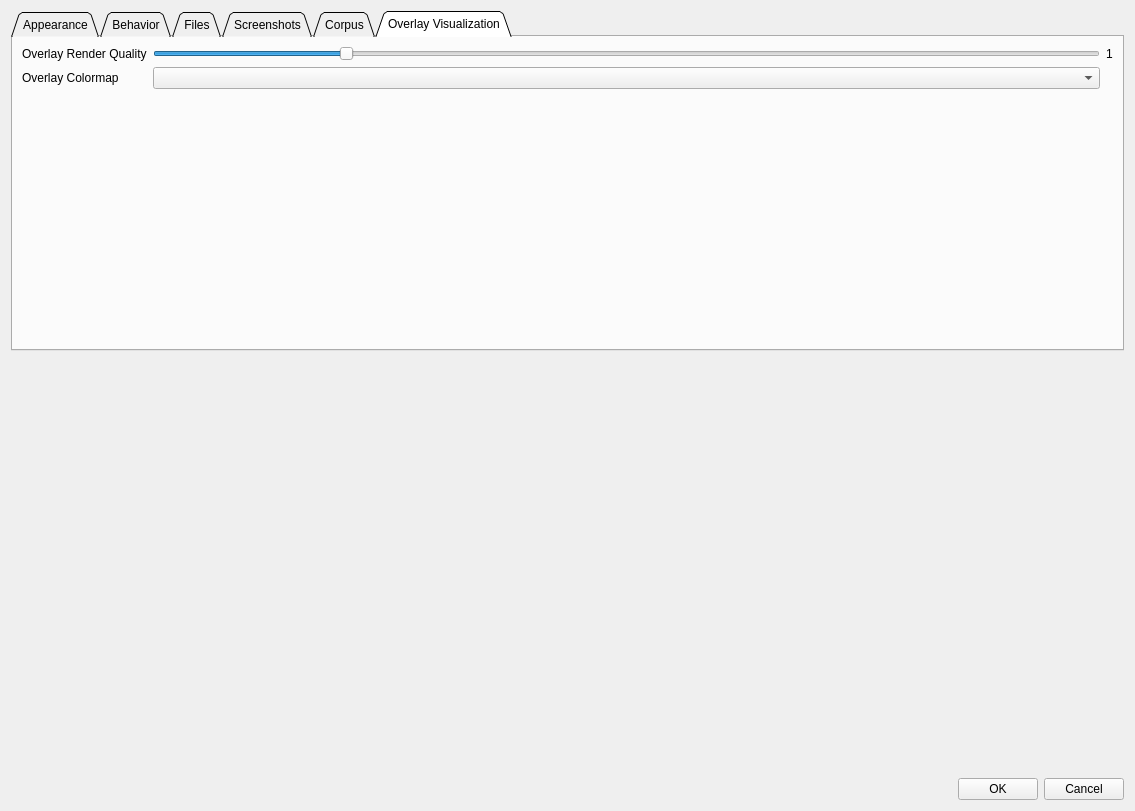
<?xml version="1.0" encoding="UTF-8"?>
<ui version="4.0">
 <class>DialogPreferences</class>
 <widget class="QDialog" name="DialogPreferences">
  <property name="geometry">
   <rect>
    <x>0</x>
    <y>0</y>
    <width>1135</width>
    <height>811</height>
   </rect>
  </property>
  <property name="windowTitle">
   <string>Preferences</string>
  </property>
  <layout class="QVBoxLayout" name="verticalLayout">
   <item>
    <widget class="QTabWidget" name="tabWidget">
     <property name="sizePolicy">
      <sizepolicy hsizetype="Expanding" vsizetype="Preferred">
       <horstretch>0</horstretch>
       <verstretch>0</verstretch>
      </sizepolicy>
     </property>
     <property name="minimumSize">
      <size>
       <width>0</width>
       <height>0</height>
      </size>
     </property>
     <property name="tabPosition">
      <enum>QTabWidget::North</enum>
     </property>
     <property name="tabShape">
      <enum>QTabWidget::Triangular</enum>
     </property>
     <property name="currentIndex">
      <number>5</number>
     </property>
     <property name="elideMode">
      <enum>Qt::ElideNone</enum>
     </property>
     <widget class="QWidget" name="tab">
      <attribute name="title">
       <string>Appearance</string>
      </attribute>
      <layout class="QVBoxLayout" name="verticalLayout_2">
       <property name="leftMargin">
        <number>12</number>
       </property>
       <property name="topMargin">
        <number>12</number>
       </property>
       <property name="rightMargin">
        <number>12</number>
       </property>
       <property name="bottomMargin">
        <number>12</number>
       </property>
       <item>
        <layout class="QFormLayout" name="form_Global">
         <item row="0" column="0">
          <widget class="QLabel" name="label_2">
           <property name="text">
            <string>&lt;h2&gt;Global</string>
           </property>
          </widget>
         </item>
         <item row="1" column="0">
          <widget class="QLabel" name="label">
           <property name="text">
            <string>Theme:</string>
           </property>
          </widget>
         </item>
         <item row="1" column="1">
          <widget class="QComboBox" name="comboBox"/>
         </item>
         <item row="2" column="1">
          <widget class="QFontComboBox" name="font_Picker">
           <property name="currentText">
            <string>Lucida Console</string>
           </property>
          </widget>
         </item>
         <item row="2" column="0">
          <widget class="QLabel" name="label_18">
           <property name="text">
            <string>Font:</string>
           </property>
          </widget>
         </item>
         <item row="3" column="0">
          <widget class="QLabel" name="label_19">
           <property name="text">
            <string>Font Size</string>
           </property>
          </widget>
         </item>
         <item row="3" column="1">
          <widget class="QSpinBox" name="spinBox_FontSize">
           <property name="minimum">
            <number>5</number>
           </property>
           <property name="value">
            <number>12</number>
           </property>
          </widget>
         </item>
        </layout>
       </item>
      </layout>
     </widget>
     <widget class="QWidget" name="tab_4">
      <attribute name="title">
       <string>Behavior</string>
      </attribute>
      <layout class="QVBoxLayout" name="verticalLayout_4">
       <item>
        <layout class="QVBoxLayout" name="verticalLayout_6">
         <item>
          <layout class="QGridLayout" name="gridLayout">
           <item row="7" column="0">
            <widget class="QLabel" name="label_29">
             <property name="sizePolicy">
              <sizepolicy hsizetype="Maximum" vsizetype="Preferred">
               <horstretch>0</horstretch>
               <verstretch>0</verstretch>
              </sizepolicy>
             </property>
             <property name="minimumSize">
              <size>
               <width>150</width>
               <height>0</height>
              </size>
             </property>
             <property name="text">
              <string>Start Colormetry Automatically:</string>
             </property>
            </widget>
           </item>
           <item row="4" column="0">
            <widget class="QLabel" name="label_20">
             <property name="text">
              <string>&lt;html&gt;&lt;head/&gt;&lt;body&gt;&lt;p&gt;&lt;span style=&quot; font-size:10pt; font-weight:600;&quot;&gt;Player&lt;/span&gt;&lt;/p&gt;&lt;/body&gt;&lt;/html&gt;</string>
             </property>
            </widget>
           </item>
           <item row="2" column="0">
            <widget class="QLabel" name="label_10">
             <property name="minimumSize">
              <size>
               <width>150</width>
               <height>0</height>
              </size>
             </property>
             <property name="text">
              <string>Grid Size</string>
             </property>
             <property name="alignment">
              <set>Qt::AlignRight|Qt::AlignTrailing|Qt::AlignVCenter</set>
             </property>
            </widget>
           </item>
           <item row="8" column="0">
            <widget class="QLabel" name="label_25">
             <property name="text">
              <string>&lt;html&gt;&lt;head/&gt;&lt;body&gt;&lt;p&gt;&lt;span style=&quot; font-size:10pt; font-weight:600;&quot;&gt;Experiments&lt;/span&gt;&lt;/p&gt;&lt;/body&gt;&lt;/html&gt;</string>
             </property>
            </widget>
           </item>
           <item row="6" column="0">
            <widget class="QLabel" name="label_28">
             <property name="text">
              <string>&lt;html&gt;&lt;head/&gt;&lt;body&gt;&lt;p&gt;&lt;span style=&quot; font-size:10pt; font-weight:600;&quot;&gt;Colorimetry&lt;/span&gt;&lt;/p&gt;&lt;/body&gt;&lt;/html&gt;</string>
             </property>
            </widget>
           </item>
           <item row="2" column="1">
            <widget class="QSpinBox" name="spinBox_GridSize">
             <property name="sizePolicy">
              <sizepolicy hsizetype="Expanding" vsizetype="Fixed">
               <horstretch>0</horstretch>
               <verstretch>0</verstretch>
              </sizepolicy>
             </property>
             <property name="minimum">
              <number>1</number>
             </property>
             <property name="maximum">
              <number>100000</number>
             </property>
             <property name="singleStep">
              <number>10</number>
             </property>
             <property name="value">
              <number>10000</number>
             </property>
            </widget>
           </item>
           <item row="3" column="1">
            <widget class="QSpinBox" name="spinBox_EarlyStop">
             <property name="minimum">
              <number>10</number>
             </property>
             <property name="maximum">
              <number>5000</number>
             </property>
             <property name="singleStep">
              <number>1000</number>
             </property>
            </widget>
           </item>
           <item row="7" column="1">
            <widget class="QCheckBox" name="checkBox_AutoColormetry">
             <property name="text">
              <string>Active</string>
             </property>
            </widget>
           </item>
           <item row="10" column="1">
            <widget class="QCheckBox" name="checkBoxUsePipelines">
             <property name="text">
              <string>Use Pipelines</string>
             </property>
            </widget>
           </item>
           <item row="2" column="2">
            <widget class="QLabel" name="label_11">
             <property name="sizePolicy">
              <sizepolicy hsizetype="Expanding" vsizetype="Preferred">
               <horstretch>0</horstretch>
               <verstretch>0</verstretch>
              </sizepolicy>
             </property>
             <property name="text">
              <string>ms</string>
             </property>
            </widget>
           </item>
           <item row="5" column="1">
            <widget class="QComboBox" name="comboBox_Source">
             <property name="sizePolicy">
              <sizepolicy hsizetype="Expanding" vsizetype="Fixed">
               <horstretch>0</horstretch>
               <verstretch>0</verstretch>
              </sizepolicy>
             </property>
             <item>
              <property name="text">
               <string>Always VLC</string>
              </property>
             </item>
             <item>
              <property name="text">
               <string>Always OpenCV</string>
              </property>
             </item>
             <item>
              <property name="text">
               <string>Timeline Scale Dependent</string>
              </property>
             </item>
            </widget>
           </item>
           <item row="3" column="0">
            <widget class="QLabel" name="label_30">
             <property name="text">
              <string>Early Stop:</string>
             </property>
             <property name="alignment">
              <set>Qt::AlignRight|Qt::AlignTrailing|Qt::AlignVCenter</set>
             </property>
            </widget>
           </item>
           <item row="5" column="0">
            <widget class="QLabel" name="label_21">
             <property name="minimumSize">
              <size>
               <width>150</width>
               <height>0</height>
              </size>
             </property>
             <property name="text">
              <string>OpenCV per Frame</string>
             </property>
             <property name="alignment">
              <set>Qt::AlignRight|Qt::AlignTrailing|Qt::AlignVCenter</set>
             </property>
            </widget>
           </item>
           <item row="9" column="1">
            <widget class="QCheckBox" name="checkBoxMultiExperiments">
             <property name="text">
              <string>Allow Multiple Experiments</string>
             </property>
            </widget>
           </item>
           <item row="1" column="0">
            <widget class="QLabel" name="label_12">
             <property name="text">
              <string>&lt;html&gt;&lt;head/&gt;&lt;body&gt;&lt;p&gt;&lt;span style=&quot; font-size:10pt; font-weight:600;&quot;&gt;Timeline&lt;/span&gt;&lt;/p&gt;&lt;/body&gt;&lt;/html&gt;</string>
             </property>
            </widget>
           </item>
           <item row="3" column="2">
            <widget class="QLabel" name="label_31">
             <property name="text">
              <string>ms</string>
             </property>
            </widget>
           </item>
           <item row="12" column="0">
            <widget class="QLabel" name="label_26">
             <property name="text">
              <string>Maximal Frame width during Computation</string>
             </property>
            </widget>
           </item>
           <item row="12" column="1">
            <widget class="QSpinBox" name="spinBox_ProcessingWidth">
             <property name="minimum">
              <number>100</number>
             </property>
             <property name="maximum">
              <number>12000</number>
             </property>
             <property name="value">
              <number>1920</number>
             </property>
            </widget>
           </item>
           <item row="11" column="0">
            <widget class="QLabel" name="label_27">
             <property name="text">
              <string>&lt;html&gt;&lt;head/&gt;&lt;body&gt;&lt;p&gt;&lt;span style=&quot; font-size:10pt; font-weight:600;&quot;&gt;Analysis&lt;/span&gt;&lt;/p&gt;&lt;/body&gt;&lt;/html&gt;</string>
             </property>
            </widget>
           </item>
          </layout>
         </item>
        </layout>
       </item>
      </layout>
     </widget>
     <widget class="QWidget" name="tab_3">
      <attribute name="title">
       <string>Files</string>
      </attribute>
      <layout class="QVBoxLayout" name="verticalLayout_3">
       <property name="leftMargin">
        <number>12</number>
       </property>
       <property name="topMargin">
        <number>12</number>
       </property>
       <property name="rightMargin">
        <number>12</number>
       </property>
       <property name="bottomMargin">
        <number>12</number>
       </property>
       <item>
        <layout class="QVBoxLayout" name="verticalLayout_7">
         <item>
          <widget class="QLabel" name="label_16">
           <property name="text">
            <string>&lt;html&gt;&lt;head/&gt;&lt;body&gt;&lt;p&gt;&lt;span style=&quot; font-size:x-large; font-weight:600;&quot;&gt;Paths&lt;/span&gt;&lt;/p&gt;&lt;/body&gt;&lt;/html&gt;</string>
           </property>
          </widget>
         </item>
         <item>
          <layout class="QHBoxLayout" name="horizontalLayout_4">
           <item>
            <widget class="QLabel" name="label_17">
             <property name="minimumSize">
              <size>
               <width>150</width>
               <height>0</height>
              </size>
             </property>
             <property name="text">
              <string>Project Root:</string>
             </property>
             <property name="alignment">
              <set>Qt::AlignRight|Qt::AlignTrailing|Qt::AlignVCenter</set>
             </property>
            </widget>
           </item>
           <item>
            <widget class="QLineEdit" name="lineEdit_ProjectsFolder"/>
           </item>
           <item>
            <widget class="QPushButton" name="btn_BrowseProjectsFolder">
             <property name="text">
              <string>Browse</string>
             </property>
            </widget>
           </item>
          </layout>
         </item>
         <item>
          <widget class="QLabel" name="label_3">
           <property name="text">
            <string>&lt;h2&gt;Autosave</string>
           </property>
          </widget>
         </item>
         <item>
          <layout class="QHBoxLayout" name="horizontalLayout_8">
           <item>
            <widget class="QLabel" name="label_4">
             <property name="minimumSize">
              <size>
               <width>150</width>
               <height>0</height>
              </size>
             </property>
             <property name="text">
              <string>Autosave:</string>
             </property>
             <property name="alignment">
              <set>Qt::AlignRight|Qt::AlignTrailing|Qt::AlignVCenter</set>
             </property>
            </widget>
           </item>
           <item>
            <widget class="QCheckBox" name="checkBox_Autosave">
             <property name="sizePolicy">
              <sizepolicy hsizetype="Expanding" vsizetype="Fixed">
               <horstretch>0</horstretch>
               <verstretch>0</verstretch>
              </sizepolicy>
             </property>
             <property name="text">
              <string/>
             </property>
             <property name="checked">
              <bool>false</bool>
             </property>
            </widget>
           </item>
          </layout>
         </item>
         <item>
          <layout class="QHBoxLayout" name="horizontalLayout_9">
           <item>
            <widget class="QLabel" name="label_5">
             <property name="minimumSize">
              <size>
               <width>150</width>
               <height>0</height>
              </size>
             </property>
             <property name="text">
              <string>Time until Autosave:</string>
             </property>
             <property name="alignment">
              <set>Qt::AlignRight|Qt::AlignTrailing|Qt::AlignVCenter</set>
             </property>
            </widget>
           </item>
           <item>
            <widget class="QSpinBox" name="spinBox_AutosaveTime">
             <property name="sizePolicy">
              <sizepolicy hsizetype="Expanding" vsizetype="Fixed">
               <horstretch>0</horstretch>
               <verstretch>0</verstretch>
              </sizepolicy>
             </property>
            </widget>
           </item>
          </layout>
         </item>
         <item>
          <widget class="QLabel" name="label_22">
           <property name="text">
            <string>&lt;html&gt;&lt;head/&gt;&lt;body&gt;&lt;p&gt;&lt;span style=&quot; font-size:x-large; font-weight:600;&quot;&gt;Update&lt;/span&gt;&lt;/p&gt;&lt;/body&gt;&lt;/html&gt;</string>
           </property>
          </widget>
         </item>
         <item>
          <layout class="QHBoxLayout" name="horizontalLayout_5">
           <item>
            <widget class="QLabel" name="label_23">
             <property name="minimumSize">
              <size>
               <width>150</width>
               <height>0</height>
              </size>
             </property>
             <property name="text">
              <string>Update Path:</string>
             </property>
             <property name="alignment">
              <set>Qt::AlignRight|Qt::AlignTrailing|Qt::AlignVCenter</set>
             </property>
            </widget>
           </item>
           <item>
            <widget class="QLineEdit" name="lineEdit_UpdateSource"/>
           </item>
          </layout>
         </item>
        </layout>
       </item>
       <item>
        <widget class="Line" name="line">
         <property name="orientation">
          <enum>Qt::Horizontal</enum>
         </property>
        </widget>
       </item>
      </layout>
     </widget>
     <widget class="QWidget" name="tab_2">
      <attribute name="title">
       <string>Screenshots</string>
      </attribute>
      <layout class="QVBoxLayout" name="verticalLayout_8">
       <property name="sizeConstraint">
        <enum>QLayout::SetDefaultConstraint</enum>
       </property>
       <property name="leftMargin">
        <number>12</number>
       </property>
       <property name="topMargin">
        <number>12</number>
       </property>
       <property name="rightMargin">
        <number>12</number>
       </property>
       <property name="bottomMargin">
        <number>12</number>
       </property>
       <item>
        <widget class="QLabel" name="label_7">
         <property name="text">
          <string>&lt;html&gt;&lt;head/&gt;&lt;body&gt;&lt;p&gt;&lt;span style=&quot; font-size:12pt; font-weight:600;&quot;&gt;General&lt;/span&gt;&lt;/p&gt;&lt;/body&gt;&lt;/html&gt;</string>
         </property>
        </widget>
       </item>
       <item>
        <layout class="QHBoxLayout" name="horizontalLayout_10">
         <item>
          <widget class="QLabel" name="label_9">
           <property name="minimumSize">
            <size>
             <width>150</width>
             <height>0</height>
            </size>
           </property>
           <property name="text">
            <string>Save Screenshots Static:</string>
           </property>
           <property name="alignment">
            <set>Qt::AlignRight|Qt::AlignTrailing|Qt::AlignVCenter</set>
           </property>
          </widget>
         </item>
         <item>
          <widget class="QCheckBox" name="checkBox_scrStaticSave">
           <property name="sizePolicy">
            <sizepolicy hsizetype="Expanding" vsizetype="Fixed">
             <horstretch>0</horstretch>
             <verstretch>0</verstretch>
            </sizepolicy>
           </property>
           <property name="text">
            <string/>
           </property>
          </widget>
         </item>
        </layout>
       </item>
       <item>
        <widget class="QLabel" name="label_6">
         <property name="text">
          <string>&lt;html&gt;&lt;head/&gt;&lt;body&gt;&lt;p&gt;&lt;span style=&quot; font-size:x-large; font-weight:600;&quot;&gt;Export&lt;/span&gt;&lt;/p&gt;&lt;/body&gt;&lt;/html&gt;</string>
         </property>
        </widget>
       </item>
       <item>
        <layout class="QHBoxLayout" name="horizontalLayout_11">
         <item>
          <widget class="QLabel" name="label_8">
           <property name="sizePolicy">
            <sizepolicy hsizetype="Preferred" vsizetype="Expanding">
             <horstretch>0</horstretch>
             <verstretch>0</verstretch>
            </sizepolicy>
           </property>
           <property name="minimumSize">
            <size>
             <width>150</width>
             <height>0</height>
            </size>
           </property>
           <property name="text">
            <string>Naming Convention:</string>
           </property>
           <property name="alignment">
            <set>Qt::AlignRight|Qt::AlignTop|Qt::AlignTrailing</set>
           </property>
          </widget>
         </item>
         <item>
          <layout class="QVBoxLayout" name="verticalLayout_5">
           <item>
            <widget class="QWidget" name="widget_naming_convention" native="true">
             <layout class="QHBoxLayout" name="horizontalLayout_2">
              <item>
               <widget class="QComboBox" name="cB_Naming1">
                <property name="sizePolicy">
                 <sizepolicy hsizetype="Expanding" vsizetype="Fixed">
                  <horstretch>0</horstretch>
                  <verstretch>0</verstretch>
                 </sizepolicy>
                </property>
               </widget>
              </item>
              <item>
               <widget class="QComboBox" name="cB_Naming2">
                <property name="sizePolicy">
                 <sizepolicy hsizetype="Expanding" vsizetype="Fixed">
                  <horstretch>0</horstretch>
                  <verstretch>0</verstretch>
                 </sizepolicy>
                </property>
               </widget>
              </item>
              <item>
               <widget class="QComboBox" name="cB_Naming3">
                <property name="sizePolicy">
                 <sizepolicy hsizetype="Expanding" vsizetype="Fixed">
                  <horstretch>0</horstretch>
                  <verstretch>0</verstretch>
                 </sizepolicy>
                </property>
               </widget>
              </item>
             </layout>
            </widget>
           </item>
           <item>
            <layout class="QHBoxLayout" name="horizontalLayout_6">
             <property name="leftMargin">
              <number>9</number>
             </property>
             <property name="topMargin">
              <number>9</number>
             </property>
             <property name="rightMargin">
              <number>9</number>
             </property>
             <property name="bottomMargin">
              <number>9</number>
             </property>
             <item>
              <widget class="QComboBox" name="cB_Naming4">
               <property name="sizePolicy">
                <sizepolicy hsizetype="Expanding" vsizetype="Fixed">
                 <horstretch>0</horstretch>
                 <verstretch>0</verstretch>
                </sizepolicy>
               </property>
              </widget>
             </item>
             <item>
              <widget class="QComboBox" name="cB_Naming5">
               <property name="sizePolicy">
                <sizepolicy hsizetype="Expanding" vsizetype="Fixed">
                 <horstretch>0</horstretch>
                 <verstretch>0</verstretch>
                </sizepolicy>
               </property>
              </widget>
             </item>
             <item>
              <widget class="QComboBox" name="cB_Naming6">
               <property name="sizePolicy">
                <sizepolicy hsizetype="Expanding" vsizetype="Fixed">
                 <horstretch>0</horstretch>
                 <verstretch>0</verstretch>
                </sizepolicy>
               </property>
              </widget>
             </item>
            </layout>
           </item>
          </layout>
         </item>
        </layout>
       </item>
      </layout>
     </widget>
     <widget class="QWidget" name="tabCorpus">
      <attribute name="title">
       <string>Corpus</string>
      </attribute>
      <layout class="QVBoxLayout" name="verticalLayout_9">
       <item>
        <layout class="QHBoxLayout" name="horizontalLayout_12">
         <item>
          <widget class="QLabel" name="label_24">
           <property name="minimumSize">
            <size>
             <width>150</width>
             <height>0</height>
            </size>
           </property>
           <property name="text">
            <string>User Name</string>
           </property>
           <property name="alignment">
            <set>Qt::AlignRight|Qt::AlignTrailing|Qt::AlignVCenter</set>
           </property>
          </widget>
         </item>
         <item>
          <widget class="QLineEdit" name="lineEdit_UserName"/>
         </item>
        </layout>
       </item>
       <item>
        <layout class="QHBoxLayout" name="horizontalLayout_13">
         <item>
          <widget class="QLabel" name="label_13">
           <property name="minimumSize">
            <size>
             <width>150</width>
             <height>0</height>
            </size>
           </property>
           <property name="text">
            <string>Corpus IP:</string>
           </property>
           <property name="alignment">
            <set>Qt::AlignRight|Qt::AlignTrailing|Qt::AlignVCenter</set>
           </property>
          </widget>
         </item>
         <item>
          <widget class="QLineEdit" name="lineEdit_CorpusIP"/>
         </item>
        </layout>
       </item>
       <item>
        <layout class="QHBoxLayout" name="horizontalLayout_14">
         <item>
          <widget class="QLabel" name="label_14">
           <property name="minimumSize">
            <size>
             <width>150</width>
             <height>0</height>
            </size>
           </property>
           <property name="text">
            <string>Corpus Port:</string>
           </property>
           <property name="alignment">
            <set>Qt::AlignRight|Qt::AlignTrailing|Qt::AlignVCenter</set>
           </property>
          </widget>
         </item>
         <item>
          <widget class="QLineEdit" name="lineEdit_CorpusPort"/>
         </item>
        </layout>
       </item>
       <item>
        <layout class="QHBoxLayout" name="horizontalLayout_15">
         <item>
          <widget class="QLabel" name="label_15">
           <property name="minimumSize">
            <size>
             <width>150</width>
             <height>0</height>
            </size>
           </property>
           <property name="text">
            <string>Corpus Password:</string>
           </property>
           <property name="alignment">
            <set>Qt::AlignRight|Qt::AlignTrailing|Qt::AlignVCenter</set>
           </property>
          </widget>
         </item>
         <item>
          <widget class="QLineEdit" name="lineEdit_CorpusPW"/>
         </item>
        </layout>
       </item>
      </layout>
     </widget>
     <widget class="QWidget" name="tab_5">
      <attribute name="title">
       <string>Overlay Visualization</string>
      </attribute>
      <layout class="QGridLayout" name="gridLayout_2">
       <property name="sizeConstraint">
        <enum>QLayout::SetMaximumSize</enum>
       </property>
       <item row="0" column="2">
        <widget class="QLabel" name="labelOverlayQuality">
         <property name="text">
          <string>1</string>
         </property>
        </widget>
       </item>
       <item row="1" column="0">
        <widget class="QLabel" name="label_34">
         <property name="text">
          <string>Overlay Colormap</string>
         </property>
        </widget>
       </item>
       <item row="0" column="0">
        <widget class="QLabel" name="label_32">
         <property name="text">
          <string>Overlay Render Quality</string>
         </property>
        </widget>
       </item>
       <item row="1" column="1">
        <widget class="QComboBox" name="cbOverlayColormap"/>
       </item>
       <item row="2" column="1">
        <spacer name="verticalSpacer_2">
         <property name="orientation">
          <enum>Qt::Vertical</enum>
         </property>
         <property name="sizeHint" stdset="0">
          <size>
           <width>20</width>
           <height>40</height>
          </size>
         </property>
        </spacer>
       </item>
       <item row="0" column="1">
        <widget class="QSlider" name="sliderOverlayQuality">
         <property name="minimum">
          <number>500</number>
         </property>
         <property name="maximum">
          <number>4000</number>
         </property>
         <property name="value">
          <number>1200</number>
         </property>
         <property name="orientation">
          <enum>Qt::Horizontal</enum>
         </property>
        </widget>
       </item>
      </layout>
     </widget>
    </widget>
   </item>
   <item>
    <spacer name="verticalSpacer">
     <property name="orientation">
      <enum>Qt::Vertical</enum>
     </property>
     <property name="sizeHint" stdset="0">
      <size>
       <width>20</width>
       <height>40</height>
      </size>
     </property>
    </spacer>
   </item>
   <item>
    <layout class="QHBoxLayout" name="horizontalLayout">
     <item>
      <spacer name="horizontalSpacer">
       <property name="orientation">
        <enum>Qt::Horizontal</enum>
       </property>
       <property name="sizeHint" stdset="0">
        <size>
         <width>40</width>
         <height>20</height>
        </size>
       </property>
      </spacer>
     </item>
     <item>
      <widget class="QPushButton" name="btn_Ok">
       <property name="text">
        <string>OK</string>
       </property>
      </widget>
     </item>
     <item>
      <widget class="QPushButton" name="btn_Cancel">
       <property name="text">
        <string>Cancel</string>
       </property>
      </widget>
     </item>
    </layout>
   </item>
  </layout>
 </widget>
 <resources/>
 <connections/>
</ui>
